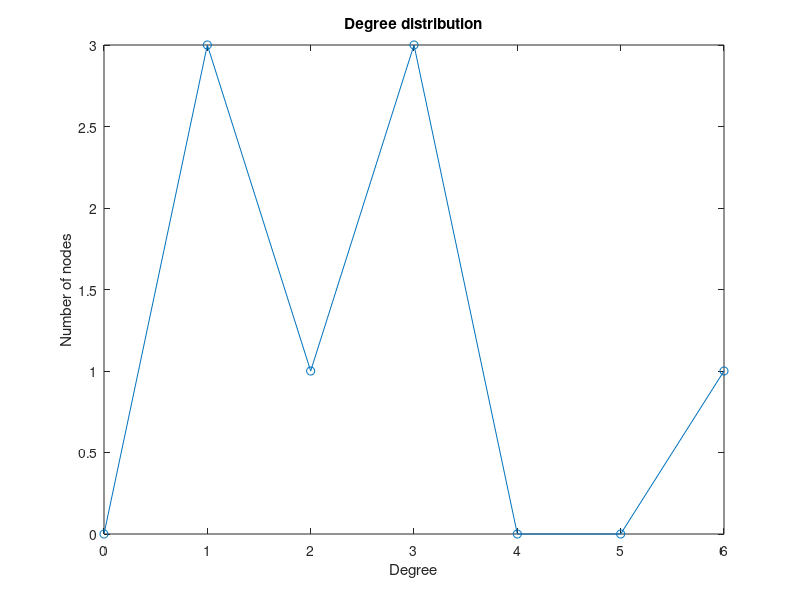

This chart was generated by the following MATLAB code:
adjacency_matrix = [
    0 1 1 1 0 0 0 0;
    1 0 0 0 1 0 0 0;
    1 0 0 1 1 0 0 0;
    1 0 1 0 1 1 1 1;
    0 1 1 1 0 0 0 0;
    0 0 0 1 0 0 0 0;
    0 0 0 1 0 0 0 0;
    0 0 0 1 0 0 0 0
];

% degree of each node
degree = sum(adjacency_matrix, 2);

% Calculate the degree distribution
max_degree = max(degree);
degree_distribution = zeros(max_degree+1, 1);
for i = 0:max_degree
    degree_distribution(i+1) = sum(degree == i);
end

% Plot the degree distribution
plot(0:max_degree, degree_distribution, '-o');
xlabel('Degree');
ylabel('Number of nodes');
title('Degree distribution');